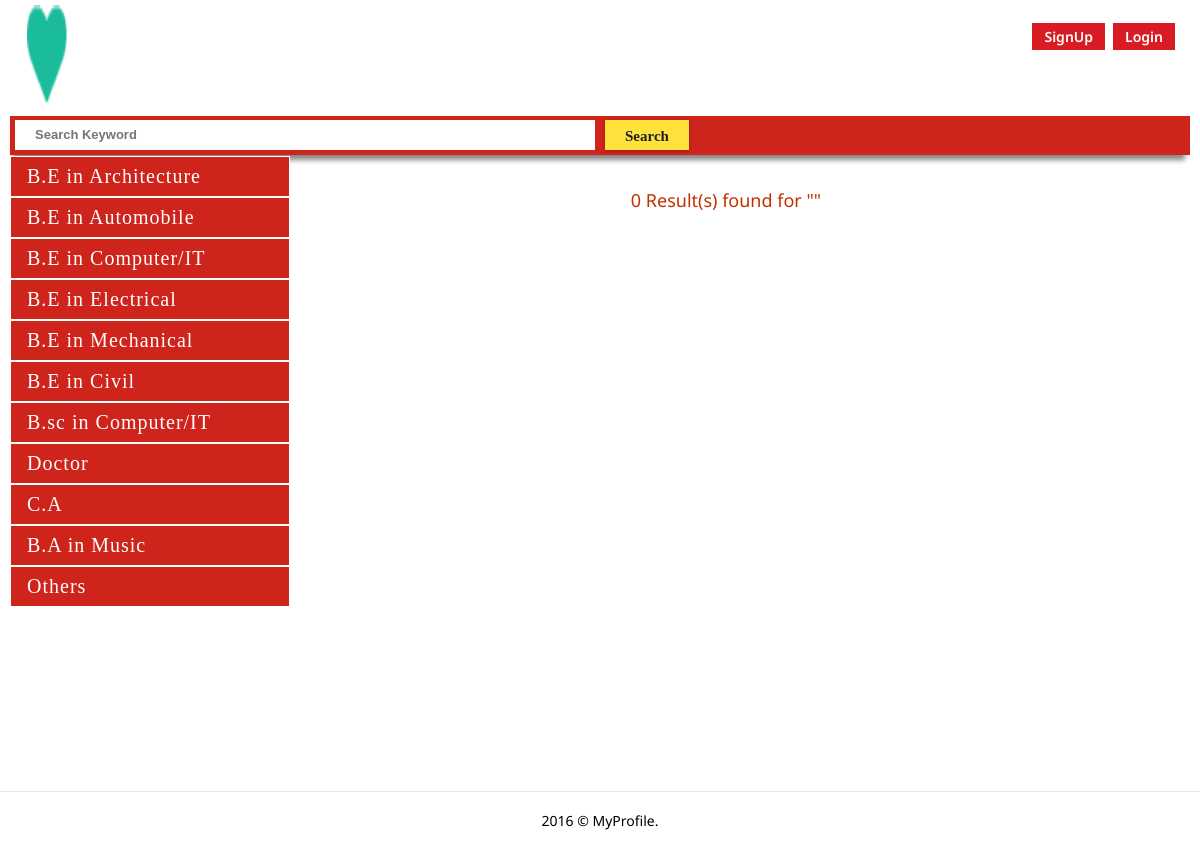
Screenshot of /search.php with the database file from the repository.
### tables this page shows
CREATE TABLE IF NOT EXISTS `mp_category` (
  `category_id` int(100) NOT NULL AUTO_INCREMENT,
  `category_name` varchar(50) NOT NULL,
  PRIMARY KEY (`category_id`)
);

### search.php (the view, shortened to what this page needs)
<html>
<head>
        <link href="./assets/plugins/datatables/jquery.dataTables.min.css" rel="stylesheet" type="text/css" />
        <link href="./assets/plugins/datatables/buttons.bootstrap.min.css" rel="stylesheet" type="text/css" />
        <link href="./assets/plugins/datatables/fixedHeader.bootstrap.min.css" rel="stylesheet" type="text/css" />
        <link href="./assets/plugins/datatables/responsive.bootstrap.min.css" rel="stylesheet" type="text/css" />
        <link href="./assets/plugins/datatables/scroller.bootstrap.min.css" rel="stylesheet" type="text/css" />
 <link rel="stylesheet" href="./assets/plugins/magnific-popup/dist/magnific-popup.css"/>
 <link href="./assets/css/bootstrap.min.css" rel="stylesheet" type="text/css" />
 <link href="./assets/css/core.css" rel="stylesheet" type="text/css" />
 <link href="./assets/css/components.css" rel="stylesheet" type="text/css" />
 <link href="./assets/css/icons.css" rel="stylesheet" type="text/css" />
 <link href="./assets/css/pages.css" rel="stylesheet" type="text/css" />
 <link href="./assets/css/menu.css" rel="stylesheet" type="text/css" />
 <link href="./assets/css/responsive.css" rel="stylesheet" type="text/css" />
</head>
<body>
<div class="col-xs-3" style="padding-left:22px;     margin-bottom: 36px;">
<div class="logo">
<a href="./index.php">
<img src="./image/logo.png" style="height:100px; width:250px;"></img>
</a>
</div>
</div>
<div class="col-sm-9" style="padding-right:22px; margin-top: 17px;">
<div class="menu">
<b><a href="./mp_user/mp_user_registration/index.php">Login</a></b>
</div>
<div class="menu">
<b><a href="./mp_user/mp_user_registration/mp_user_registration.php">SignUp</a></b>
</div>
</div>
<div class="col-sm-12">
<div class="searchbar wrapper" style="height:39px;">
      <form action="search.php" method="get" name="global_search_form">
		<div class="col-sm-6" style="padding-left:0px;">
        <input size="30" id="global_search1" placeholder="Search Keyword" name="keyword" >
		</div>
        <input class="newdesign" id="search_btn" title="Search" name="Submit" type="Submit" value="Search">
      </form>
</div>
</div>
<div class="col-sm-3" id="navigation" style="height:100%; position:absolute; margin-top:13%;">
<?php
	include('./mp_connect.php');
	$sql1="select * from mp_category";
	$data1=mysqli_query($con,$sql1);
?>
	<ul class="main">
	<?php while ($rec1=mysqli_fetch_array($data1)) {?>
		<li><a href="search.php?field_id=<?php echo $rec1['category_id']; ?>" ><?php echo $rec1['category_name']; ?></a>
		</li>
	<?php } ?>
	</ul>
</div>
<?php
					$i= 0;
					$j= 0;
					$count = $i + $j;
				?>
				<div class="col-sm-3">
				</div>
				<p style="margin-bottom:15px;text-align:center;font-size:18px;color:#c03101; margin-left:21%; padding-top:186px;"> <?php echo $count; ?> Result(s) found for "<?php if(isset($q))echo $q; ?>" </p>
<div style="position:relative; clear:both;  padding-top:1.5%; border-top:1px solid rgba(0, 0, 0, 0.1); margin-top:48%; margin-bottom:-18%">
<center><p> 2016 © MyProfile.</p></center>
</div>
</body>
</html>

### assets/css/core.css (style rules this page uses)
body { background: #fff; font-family: 'Noto Sans', 'Helvetica Neue', Helvetica, Arial, sans-serif; margin: 0; padding-bottom: 65px; overflow-x: hidden; color: black; }
html { position: relative; min-height: 100%; background: #fff; }
p { line-height: 1.6; }
* { outline: none !important; }
b { font-weight: 600; }
.wrapper { margin-top: 170px; }
.col-lg-1, .col-lg-10, .col-lg-11, .col-lg-12, .col-lg-2, .col-lg-3, .col-lg-4, .col-lg-5, .col-lg-6, .col-lg-7, .col-lg-8, .col-lg-9, .col-md-1, .col-md-10, .col-md-11, .col-md-12, .col-md-2, .col-md-3, .col-md-4, .col-md-5, .col-md-6, .col-md-7, .col-md-8, .col-md-9, .col-sm-1, .col-sm-10, .col-sm-11, .col-sm-12, .col-sm-2, .col-sm-3, .col-sm-4, .col-sm-5, .col-sm-6, .col-sm-7, .col-sm-8, .col-sm-9, .col-xs-1, .col-xs-10, .col-xs-11, .col-xs-12, .col-xs-2, .col-xs-3, .col-xs-4, .col-xs-5, .col-xs-6, .col-xs-7, .col-xs-8, .col-xs-9 { padding-left: 10px; padding-right: 10px; }

### search.php (style rules this page uses)
.logo, .menu { display: inline-block; margin:5px; }
.logo { height:70px; }
.menu { background-color: #d91c23; float: right; color: white; margin-top:10px; }
.menu a { background-color: #d91c23; border: 0 none; color: #fff; padding: 4px 12px; margin-right: -2px; text-align: center; text-decoration: none; transition: border .25s linear 0s,color .25s linear 0s,background-color .25s linear 0s; }
form { display: block; margin-top: 0em; box-sizing: border-box; }
a { text-decoration:none; }
.searchbar { background-color: #ce241b; padding: 4px 0; -webkit-box-shadow: -1px 9px 5px -4px rgba(135,135,135,1); -moz-box-shadow: -1px 9px 5px -4px rgba(135,135,135,1); box-shadow: -1px 9px 5px -4px rgba(135,135,135,1); font-family: Arial,Helvetica,sans-serif; font-size: 14px; color: #000; font-weight: none; }
.wrapper { position: relative; width: auto; margin: 0 auto; }
#global_search1 { float: left; margin-left: 5px; border: 0; background: url(https://sec-img.tradeindia.com/new_website1/ti-new-design-ver3/search-icon.png) no-repeat left center; background-color: #FFF; width: 100%; height: 30px; padding-left: 20px; color: #8b8282; font-weight: 700; font-size: 13px; line-height: 30px; }
.newdesign { background-color: #ffe13b; color: #202020; line-height: 32px; height: 30px; display: inline-block; margin-left: 5px; text-decoration: none; padding: 0 20px; border: 0; -webkit-box-shadow: 0 1px 3px rgba(0, 0, 0, 0.3); -moz-box-shadow: 0 1px 3px rgba(0, 0, 0, 0.3); box-shadow: 0 1px 3px rgba(0, 0, 0, 0.3); cursor: pointer; text-align: center; font-family: Tahoma; font-size: 15px; font-weight: bold; float:left; }
#navigation ul { list-style-type: none; padding: 0; background-color:#ce241b; }
#navigation li a { font: 20px 'roboto_condensedregular'; letter-spacing: 1px; display: block; color: #fff; padding: 8px 0 8px 16px; text-decoration: none; border:1px solid white; }
.main, .sub { list-style: none; padding: 0; margin: 0; }
.main a { display: block; text-decoration: none; padding: 10px; color: #000; }

### rows the page displays
mp_category: category_name "B.E in Architecture"
mp_category: category_name "B.E in Automobile"
mp_category: category_name "B.E in Computer/IT"
mp_category: category_name "B.E in Electrical"
mp_category: category_name "B.E in Mechanical"
mp_category: category_name "B.E in Civil"
mp_category: category_name "B.sc in Computer/IT"
mp_category: category_name "Doctor"
mp_category: category_name "C.A"
mp_category: category_name "B.A in Music"
mp_category: category_name "Others"

### other values shown
$count "0"
